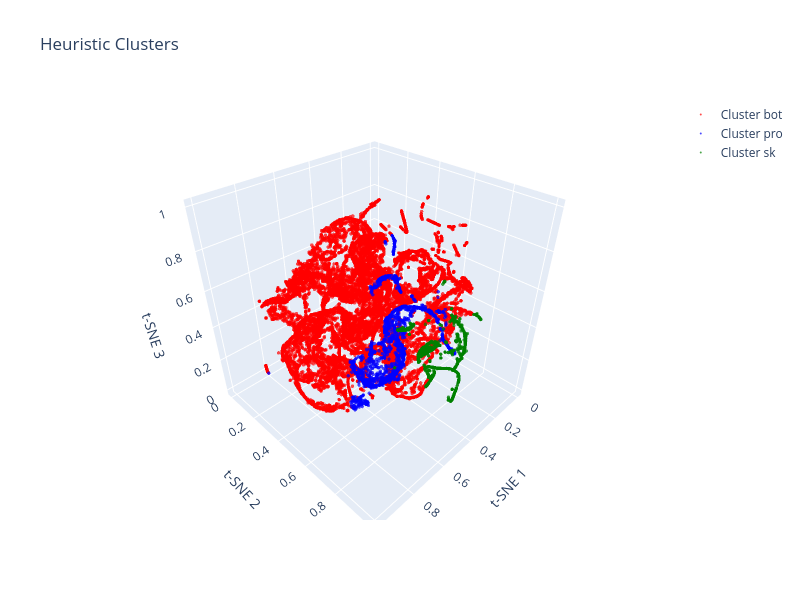

Source (notebook cell):
### Markdown cell above
- ### ***Attackers Behaviour Space for the heuristic method***

### Code cell
warnings.filterwarnings("ignore")
# 1) t-SNE with 3 components

# t-SNE is computationally expensive; random_state ensures reproducibility
tsne = TSNE(n_components=3, random_state=42, perplexity=30)
X_tsne = tsne.fit_transform(X_scaled)

# ==========================
# 1.1) SCALE t-SNE OUTPUT FOR VISUALIZATION
# ==========================
scaler_vis = MinMaxScaler()
X_tsne_vis = scaler_vis.fit_transform(X_tsne)

# ==========================
# 2) Prepare clusters
# ==========================
clusters = df['cluster'].values
unique_clusters = np.unique(clusters)

# ==========================
# 3) Create interactive figure
# ==========================
fig = go.Figure()
colors = ['red', 'blue', 'green']

for i, cluster in enumerate(unique_clusters):
    cluster_mask = clusters == cluster
    label = f"Cluster {cluster}"

    fig.add_trace(go.Scatter3d(
        x=X_tsne_vis[cluster_mask, 0],
        y=X_tsne_vis[cluster_mask, 1],
        z=X_tsne_vis[cluster_mask, 2],
        mode='markers',
        marker=dict(
            size=2,
            color=colors[i % len(colors)],
            opacity=0.7
        ),
        name=label
    ))

# ==========================
# 4) Layout
# ==========================
fig.update_layout(
    title="Heuristic Clusters",
    scene=dict(
        xaxis_title='t-SNE 1',
        yaxis_title='t-SNE 2',
        zaxis_title='t-SNE 3'
    ),
    width=800,
    height=600
)

# ==========================
# 5) Show figure
# ==========================
fig.show()

### Figure 1 — Plotly figure (JSON) as saved in the notebook; plotly's stock layout.template omitted (floating-point values rounded to 4 significant figures; data arrays with more than 128 entries replaced by an {"elided": "..."} marker saying what was removed)
{"data": [{"marker": {"color": "red", "opacity": 0.7, "size": 2}, "mode": "markers", "name": "Cluster bot", "type": "scatter3d", "x": {"elided": "17491 float values"}, "y": {"elided": "17491 float values"}, "z": {"elided": "17491 float values"}}, {"marker": {"color": "blue", "opacity": 0.7, "size": 2}, "mode": "markers", "name": "Cluster pro", "type": "scatter3d", "x": {"elided": "1624 float values"}, "y": {"elided": "1624 float values"}, "z": {"elided": "1624 float values"}}, {"marker": {"color": "green", "opacity": 0.7, "size": 2}, "mode": "markers", "name": "Cluster sk", "type": "scatter3d", "x": {"elided": "1271 float values"}, "y": {"elided": "1271 float values"}, "z": {"elided": "1271 float values"}}], "layout": {"height": 600, "scene": {"xaxis": {"title": {"text": "t-SNE 1"}}, "yaxis": {"title": {"text": "t-SNE 2"}}, "zaxis": {"title": {"text": "t-SNE 3"}}}, "title": {"text": "Heuristic Clusters"}, "width": 800}}
